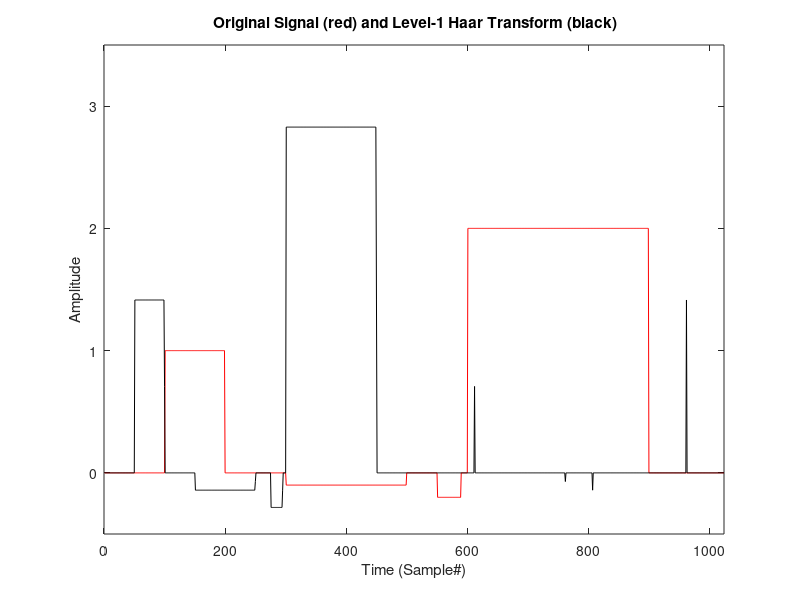

MATLAB code for this plot:
% haar2
% A level-1 Haar Wavelet Analysis

clear;

N=1024;                             % # of points

g=zeros(1,1024);                    % fill array with zero
for n=1:N;
    if (n>100)&(n<200);g(n)=1;end;
    if (n>300)&(n<500);g(n)=-0.1;end;
    if (n>550)&(n<590);g(n)=-0.2;end;
    if (n>600)&(n<900);g(n)=2;end;
end;                                % input signal 

for m=1:N/2;
    a(m)=(g(2*m-1)+g(2*m))/sqrt(2); % Use direct formulas for t and f 
    d(m)=(g(2*m-1)-g(2*m))/sqrt(2);
end;

H1=[a d];                           % The level-1 Haar transform

figure

plot(g,'r');
hold
plot(H1,'k');
axis([0 1024 -0.5 3.5]);
xlabel ('Time (Sample#)')
ylabel ('Amplitude')
title(' Original Signal (red) and Level-1 Haar Transform (black)')